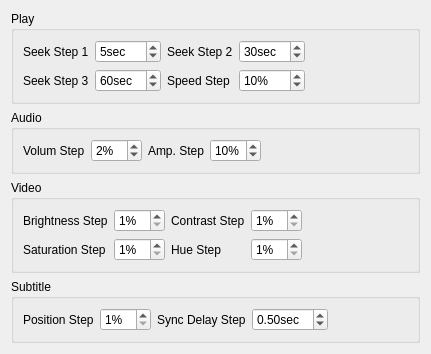
           <widget class="QWidget" name="widget_7">
            <attribute name="title">
             <string>Control Step</string>
            </attribute>
            <layout class="QVBoxLayout" name="verticalLayout_21">
             <item>
              <widget class="QGroupBox" name="groupBox_2">
               <property name="title">
                <string>Play</string>
               </property>
               <layout class="QGridLayout" name="gridLayout">
                <item row="0" column="0">
                 <widget class="QLabel" name="label_15">
                  <property name="text">
                   <string>Seek Step 1</string>
                  </property>
                  <property name="alignment">
                   <set>Qt::AlignLeading|Qt::AlignLeft|Qt::AlignVCenter</set>
                  </property>
                 </widget>
                </item>
                <item row="0" column="1">
                 <widget class="QSpinBox" name="seek1">
                  <property name="suffix">
                   <string>sec</string>
                  </property>
                  <property name="minimum">
                   <number>1</number>
                  </property>
                  <property name="maximum">
                   <number>300</number>
                  </property>
                  <property name="value">
                   <number>5</number>
                  </property>
                 </widget>
                </item>
                <item row="0" column="2">
                 <widget class="QLabel" name="label_16">
                  <property name="text">
                   <string>Seek Step 2</string>
                  </property>
                  <property name="alignment">
                   <set>Qt::AlignLeading|Qt::AlignLeft|Qt::AlignVCenter</set>
                  </property>
                 </widget>
                </item>
                <item row="0" column="3">
                 <widget class="QSpinBox" name="seek2">
                  <property name="suffix">
                   <string>sec</string>
                  </property>
                  <property name="minimum">
                   <number>1</number>
                  </property>
                  <property name="maximum">
                   <number>600</number>
                  </property>
                  <property name="value">
                   <number>30</number>
                  </property>
                 </widget>
                </item>
                <item row="0" column="4">
                 <spacer name="horizontalSpacer">
                  <property name="orientation">
                   <enum>Qt::Horizontal</enum>
                  </property>
                  <property name="sizeHint" stdset="0">
                   <size>
                    <width>0</width>
                    <height>0</height>
                   </size>
                  </property>
                 </spacer>
                </item>
                <item row="1" column="0">
                 <widget class="QLabel" name="label_17">
                  <property name="text">
                   <string>Seek Step 3</string>
                  </property>
                 </widget>
                </item>
                <item row="1" column="1">
                 <widget class="QSpinBox" name="seek3">
                  <property name="suffix">
                   <string>sec</string>
                  </property>
                  <property name="minimum">
                   <number>1</number>
                  </property>
                  <property name="maximum">
                   <number>600</number>
                  </property>
                  <property name="value">
                   <number>60</number>
                  </property>
                 </widget>
                </item>
                <item row="1" column="2">
                 <widget class="QLabel" name="label_9">
                  <property name="text">
                   <string>Speed Step</string>
                  </property>
                 </widget>
                </item>
                <item row="1" column="3">
                 <widget class="QSpinBox" name="speed">
                  <property name="suffix">
                   <string>%</string>
                  </property>
                  <property name="minimum">
                   <number>1</number>
                  </property>
                  <property name="value">
                   <number>10</number>
                  </property>
                 </widget>
                </item>
                <item row="1" column="4">
                 <spacer name="horizontalSpacer_4">
                  <property name="orientation">
                   <enum>Qt::Horizontal</enum>
                  </property>
                  <property name="sizeHint" stdset="0">
                   <size>
                    <width>0</width>
                    <height>0</height>
                   </size>
                  </property>
                 </spacer>
                </item>
               </layout>
              </widget>
             </item>
             <item>
              <widget class="QGroupBox" name="groupBox_11">
               <property name="title">
                <string>Audio</string>
               </property>
               <layout class="QGridLayout" name="gridLayout_2">
                <item row="0" column="0">
                 <widget class="QLabel" name="label_18">
                  <property name="text">
                   <string>Volum Step</string>
                  </property>
                  <property name="alignment">
                   <set>Qt::AlignLeading|Qt::AlignLeft|Qt::AlignVCenter</set>
                  </property>
                 </widget>
                </item>
                <item row="0" column="1">
                 <widget class="QSpinBox" name="volume">
                  <property name="suffix">
                   <string>%</string>
                  </property>
                  <property name="minimum">
                   <number>1</number>
                  </property>
                  <property name="maximum">
                   <number>50</number>
                  </property>
                  <property name="value">
                   <number>2</number>
                  </property>
                 </widget>
                </item>
                <item row="0" column="2">
                 <widget class="QLabel" name="label_19">
                  <property name="text">
                   <string>Amp. Step</string>
                  </property>
                  <property name="alignment">
                   <set>Qt::AlignLeading|Qt::AlignLeft|Qt::AlignVCenter</set>
                  </property>
                 </widget>
                </item>
                <item row="0" column="3">
                 <widget class="QSpinBox" name="amp">
                  <property name="suffix">
                   <string>%</string>
                  </property>
                  <property name="minimum">
                   <number>1</number>
                  </property>
                  <property name="maximum">
                   <number>50</number>
                  </property>
                  <property name="value">
                   <number>10</number>
                  </property>
                 </widget>
                </item>
                <item row="0" column="4">
                 <spacer name="horizontalSpacer_2">
                  <property name="orientation">
                   <enum>Qt::Horizontal</enum>
                  </property>
                  <property name="sizeHint" stdset="0">
                   <size>
                    <width>0</width>
                    <height>0</height>
                   </size>
                  </property>
                 </spacer>
                </item>
               </layout>
              </widget>
             </item>
             <item>
              <widget class="QGroupBox" name="groupBox_13">
               <property name="title">
                <string>Video</string>
               </property>
               <layout class="QGridLayout" name="gridLayout_4">
                <item row="0" column="0">
                 <widget class="QLabel" name="label_12">
                  <property name="text">
                   <string>Brightness Step</string>
                  </property>
                 </widget>
                </item>
                <item row="0" column="1">
                 <widget class="QSpinBox" name="spinBox">
                  <property name="suffix">
                   <string>%</string>
                  </property>
                  <property name="minimum">
                   <number>1</number>
                  </property>
                  <property name="value">
                   <number>1</number>
                  </property>
                 </widget>
                </item>
                <item row="0" column="2">
                 <widget class="QLabel" name="label_14">
                  <property name="text">
                   <string>Contrast Step</string>
                  </property>
                 </widget>
                </item>
                <item row="0" column="3">
                 <widget class="QSpinBox" name="spinBox_3">
                  <property name="suffix">
                   <string>%</string>
                  </property>
                  <property name="minimum">
                   <number>1</number>
                  </property>
                  <property name="value">
                   <number>1</number>
                  </property>
                 </widget>
                </item>
                <item row="0" column="4">
                 <spacer name="horizontalSpacer_5">
                  <property name="orientation">
                   <enum>Qt::Horizontal</enum>
                  </property>
                  <property name="sizeHint" stdset="0">
                   <size>
                    <width>106</width>
                    <height>0</height>
                   </size>
                  </property>
                 </spacer>
                </item>
                <item row="1" column="0">
                 <widget class="QLabel" name="label_13">
                  <property name="text">
                   <string>Saturation Step</string>
                  </property>
                 </widget>
                </item>
                <item row="1" column="1">
                 <widget class="QSpinBox" name="spinBox_2">
                  <property name="suffix">
                   <string>%</string>
                  </property>
                  <property name="minimum">
                   <number>1</number>
                  </property>
                  <property name="value">
                   <number>1</number>
                  </property>
                 </widget>
                </item>
                <item row="1" column="2">
                 <widget class="QLabel" name="label_20">
                  <property name="text">
                   <string>Hue Step</string>
                  </property>
                 </widget>
                </item>
                <item row="1" column="3">
                 <widget class="QSpinBox" name="spinBox_4">
                  <property name="suffix">
                   <string>%</string>
                  </property>
                  <property name="minimum">
                   <number>1</number>
                  </property>
                  <property name="value">
                   <number>1</number>
                  </property>
                 </widget>
                </item>
                <item row="1" column="4">
                 <spacer name="horizontalSpacer_6">
                  <property name="orientation">
                   <enum>Qt::Horizontal</enum>
                  </property>
                  <property name="sizeHint" stdset="0">
                   <size>
                    <width>106</width>
                    <height>0</height>
                   </size>
                  </property>
                 </spacer>
                </item>
               </layout>
              </widget>
             </item>
             <item>
              <widget class="QGroupBox" name="groupBox_12">
               <property name="title">
                <string>Subtitle</string>
               </property>
               <layout class="QGridLayout" name="gridLayout_3">
                <item row="0" column="0">
                 <widget class="QLabel" name="label_10">
                  <property name="text">
                   <string>Position Step</string>
                  </property>
                 </widget>
                </item>
                <item row="0" column="1">
                 <widget class="QSpinBox" name="subPos">
                  <property name="suffix">
                   <string>%</string>
                  </property>
                  <property name="minimum">
                   <number>1</number>
                  </property>
                  <property name="value">
                   <number>1</number>
                  </property>
                 </widget>
                </item>
                <item row="0" column="2">
                 <widget class="QLabel" name="label_11">
                  <property name="text">
                   <string>Sync Delay Step</string>
                  </property>
                 </widget>
                </item>
                <item row="0" column="4">
                 <spacer name="horizontalSpacer_3">
                  <property name="orientation">
                   <enum>Qt::Horizontal</enum>
                  </property>
                  <property name="sizeHint" stdset="0">
                   <size>
                    <width>0</width>
                    <height>0</height>
                   </size>
                  </property>
                 </spacer>
                </item>
                <item row="0" column="3">
                 <widget class="QDoubleSpinBox" name="sync">
                  <property name="suffix">
                   <string>sec</string>
                  </property>
                  <property name="minimum">
                   <double>0.010000000000000</double>
                  </property>
                  <property name="singleStep">
                   <double>0.100000000000000</double>
                  </property>
                  <property name="value">
                   <double>0.500000000000000</double>
                  </property>
                 </widget>
                </item>
               </layout>
              </widget>
             </item>
             <item>
              <spacer name="spacer_7">
               <property name="orientation">
                <enum>Qt::Vertical</enum>
               </property>
               <property name="sizeHint" stdset="0">
                <size>
                 <width>0</width>
                 <height>0</height>
                </size>
               </property>
              </spacer>
             </item>
            </layout>
           </widget>
